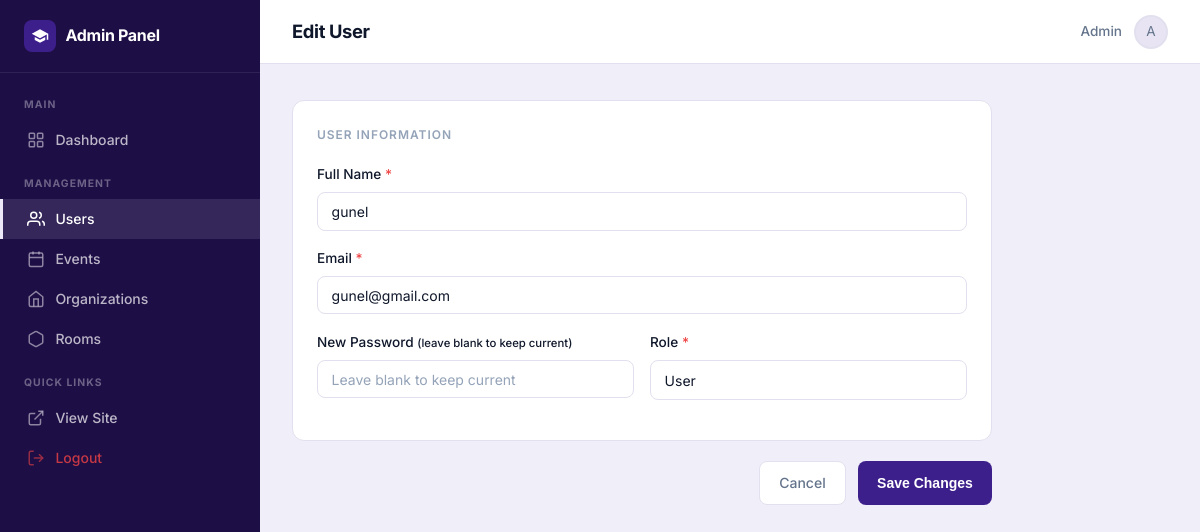
Page /admin/users/3/edit (signed in) on the committed database.
### app/models/user_model.py (models this page shows, shortened)
class User(UserMixin, db.Model):
    __tablename__ = 'users'
    id = db.Column(db.Integer, primary_key=True)
    full_name = db.Column(db.String(100), nullable=False)
    email = db.Column(db.String(100), unique=True, nullable=False)
    password = db.Column(db.String(200), nullable=False)
    role = db.Column(db.String(20), default='user')
    organization_id = db.Column(db.Integer, db.ForeignKey('organizations.id'), nullable=True)
    created_at = db.Column(db.DateTime, default=datetime.utcnow)
    updated_at = db.Column(db.DateTime, onupdate=datetime.utcnow)

### app/routers/admin_routes.py (the view)
@admin_bp.get('/users/<int:id>/edit')
def edit_user_form(id):
    user = user_service.get_user(id)
    if not user:
        flash('User not found.', 'danger')
        return redirect(url_for('admin.list_users'))
    organizations = organization_repository.get_all_ordered_by_name()
    return render_template('admin/users/edit.html', user=user, organizations=organizations)

### app/__init__.py (called while the page is built)
    @property
    def full_name(self):
        return self.user.full_name if self.user else ""

### app/extensions.py (called while the page is built)
@login_manager.user_loader
def load_user(user_id):
    from app.models.user_model import User
    return User.query.get(int(user_id))

### app/repositories/organization_repository.py (called while the page is built)
def get_all_ordered_by_name():
    return Organization.query.order_by(Organization.name).all()

### app/repositories/user_repository.py (called while the page is built)
def get_by_id(user_id):
    return db.session.get(User, user_id)

### app/routers/admin_routes.py (called while the page is built)
@admin_bp.before_request
def check_admin():
    if not current_user.is_authenticated or current_user.role != 'admin':
        flash('Access denied.', 'danger')
        return redirect(url_for('user.login_form'))

### app/services/user_service.py (called while the page is built)
def get_user(user_id):
    return user_repository.get_by_id(user_id)

### app/templates/admin/users/edit.html (shortened to what this page needs)
{% extends "admin/base.html" %}
{% block page_title %}Edit User{% endblock %}
{% block content %}
<div class="admin-form-card">
    <form method="POST" action="{{ url_for('admin.edit_user', id=user.id) }}" class="create-form">
        <div class="form-section">
            <p class="section-title">User Information</p>
            <div class="form-group">
                <label>Full Name <span class="required">*</span></label>
                <input type="text" name="full_name" required value="{{ user.full_name }}">
            </div>
            <div class="form-group">
                <label>Email <span class="required">*</span></label>
                <input type="email" name="email" required value="{{ user.email }}">
            </div>
            <div class="form-row">
                <div class="form-group">
                    <label>New Password <small>(leave blank to keep current)</small></label>
                    <input type="password" name="password" placeholder="Leave blank to keep current">
                </div>
                <div class="form-group">
                    <label>Role <span class="required">*</span></label>
                    <select name="role" id="roleSelect" onchange="toggleOrgField()">
                        <option value="user" {% if user.role == 'user' %}selected{% endif %}>User</option>
                    </select>
                </div>
            </div>
        </div>
        <div class="form-actions">
            <a href="{{ url_for('admin.list_users') }}" class="btn-secondary">Cancel</a>
            <button type="submit" class="btn-primary">Save Changes</button>
        </div>
    </form>
</div>
{% endblock %}

### app/templates/admin/base.html (shortened to what this page needs)
<!DOCTYPE html>
<html lang="en">
<head>
    <link rel="stylesheet" href="{{ url_for('static', filename='base.css') }}">
    <link rel="stylesheet" href="{{ url_for('static', filename='admin.css') }}">
</head>
<body class="admin-body">
<aside class="admin-sidebar">
    <div class="sidebar-header">
        <a href="{{ url_for('admin.dashboard') }}" class="sidebar-brand">
            <div class="brand-logo-icon">
                <svg width="18" height="18" viewBox="0 0 24 24" fill="white"><path d="M12 3L1 9L12 15L21 10.09V17H23V9L12 3Z"/><path d="M5 13.18V17.18L12 21L19 17.18V13.18L12 17L5 13.18Z"/></svg>
            </div>
            <span>Admin Panel</span>
        </a>
    </div>
    <nav class="sidebar-nav">
        <div class="sidebar-section">
            <span class="sidebar-section-title">Main</span>
            <a href="{{ url_for('admin.dashboard') }}" class="sidebar-link {% if request.endpoint == 'admin.dashboard' %}active{% endif %}">
                <svg width="18" height="18" viewBox="0 0 24 24" fill="none" stroke="currentColor" stroke-width="2"><rect x="3" y="3" width="7" height="7" rx="1"/><rect x="14" y="3" width="7" height="7" rx="1"/><rect x="3" y="14" width="7" height="7" rx="1"/><rect x="14" y="14" width="7" height="7" rx="1"/></svg>
                Dashboard
            </a>
        </div>
        <div class="sidebar-section">
            <span class="sidebar-section-title">Management</span>
            <a href="{{ url_for('admin.list_users') }}" class="sidebar-link {% if 'user' in request.endpoint %}active{% endif %}">
                <svg width="18" height="18" viewBox="0 0 24 24" fill="none" stroke="currentColor" stroke-width="2"><path d="M17 21v-2a4 4 0 0 0-4-4H5a4 4 0 0 0-4 4v2"/><circle cx="9" cy="7" r="4"/><path d="M23 21v-2a4 4 0 0 0-3-3.87"/><path d="M16 3.13a4 4 0 0 1 0 7.75"/></svg>
                Users
            </a>
            <a href="{{ url_for('admin.list_events') }}" class="sidebar-link {% if 'event' in request.endpoint %}active{% endif %}">
                <svg width="18" height="18" viewBox="0 0 24 24" fill="none" stroke="currentColor" stroke-width="2"><rect x="3" y="4" width="18" height="18" rx="2" ry="2"/><line x1="16" y1="2" x2="16" y2="6"/><line x1="8" y1="2" x2="8" y2="6"/><line x1="3" y1="10" x2="21" y2="10"/></svg>
                Events
            </a>
            <a href="{{ url_for('admin.list_organizations') }}" class="sidebar-link {% if 'organization' in request.endpoint %}active{% endif %}">
                <svg width="18" height="18" viewBox="0 0 24 24" fill="none" stroke="currentColor" stroke-width="2"><path d="M3 9l9-7 9 7v11a2 2 0 0 1-2 2H5a2 2 0 0 1-2-2z"/><polyline points="9 22 9 12 15 12 15 22"/></svg>
                Organizations
            </a>
            <a href="{{ url_for('admin.list_rooms') }}" class="sidebar-link {% if 'room' in request.endpoint %}active{% endif %}">
                <svg width="18" height="18" viewBox="0 0 24 24" fill="none" stroke="currentColor" stroke-width="2"><path d="M21 16V8a2 2 0 0 0-1-1.73l-7-4a2 2 0 0 0-2 0l-7 4A2 2 0 0 0 3 8v8a2 2 0 0 0 1 1.73l7 4a2 2 0 0 0 2 0l7-4A2 2 0 0 0 21 16z"/></svg>
                Rooms
            </a>
        </div>
        <div class="sidebar-section">
            <span class="sidebar-section-title">Quick Links</span>
            <a href="{{ url_for('main.index') }}" class="sidebar-link">
                <svg width="18" height="18" viewBox="0 0 24 24" fill="none" stroke="currentColor" stroke-width="2"><path d="M18 13v6a2 2 0 0 1-2 2H5a2 2 0 0 1-2-2V8a2 2 0 0 1 2-2h6"/><polyline points="15 3 21 3 21 9"/><line x1="10" y1="14" x2="21" y2="3"/></svg>
                View Site
            </a>
            <a href="{{ url_for('user.logout') }}" class="sidebar-link sidebar-link-danger">
                <svg width="18" height="18" viewBox="0 0 24 24" fill="none" stroke="currentColor" stroke-width="2"><path d="M9 21H5a2 2 0 0 1-2-2V5a2 2 0 0 1 2-2h4"/><polyline points="16 17 21 12 16 7"/><line x1="21" y1="12" x2="9" y2="12"/></svg>
                Logout
            </a>
        </div>
    </nav>
</aside>
<div class="admin-main">
    <header class="admin-topbar">
        <div class="topbar-left">
            <h2 class="topbar-title">{% block page_title %}Dashboard{% endblock %}</h2>
        </div>
        <div class="topbar-right">
            <span class="topbar-user">{{ current_user.full_name }}</span>
            <div class="nav-avatar">{{ current_user.full_name[0].upper() }}</div>
        </div>
    </header>
    <div class="admin-flash">
    </div>
    <div class="admin-content">
        {% block content %}{% endblock %}
    </div>
</div>
</body>
</html>

### app/static/base.css (style rules this page uses)
:root { --primary: #3d1f8c; --primary-dark: #2d1669; --primary-darker: #1e0e46; --primary-light: #ede9f8; --primary-50: #d9d0f5; --success: #10b981; --success-light: #d1fae5; --danger: #ef4444; --danger-light: #fee2e2; --warning: #f59e0b; --warning-light: #fef3c7; --text-primary: #0f172a; --text-secondary: #64748b; --text-muted: #94a3b8; --bg-page: #f0eef8; --bg-surface: #ffffff; --bg-subtle: #e8e4f4; --bg-hover: #f0eef8; --border: #e2e0ee; --border-hover: #c4bfe0; --border-focus: #3d1f8c; --radius-sm: 8px; --radius-md: 12px; --radius-lg: 16px; --radius-xl: 24px; --radius-full: 9999px; --shadow-xs: 0 1px 2px rgba(61, 31, 140, 0.05); --shadow-sm: 0 1px 3px rgba(61, 31, 140, 0.08), 0 1px 2px rgba(61, 31, 140, 0.04); --shadow-md: 0 4px 6px -1px rgba(61, 31, 140, 0.07), 0 2px 4px -2px rgba(61, 31, 140, 0.05); --shadow-lg: 0 10px 15px -3px rgba(61, 31, 140, 0.1), 0 4px 6px -4px rgba(61, 31, 140, 0.05); --shadow-xl: 0 20px 25px -5px rgba(61, 31, 140, 0.1), 0 8px 10px -6px rgba(61, 31, 140, 0.05); --shadow-focus: 0 0 0 3px rgba(61, 31, 140, 0.15); --transition-fast: 150ms cubic-bezier(0.4, 0, 0.2, 1); --transition: 200ms cubic-bezier(0.4, 0, 0.2, 1); --transition-slow: 300ms cubic-bezier(0.4, 0, 0.2, 1); --font: 'Inter', system-ui, -apple-system, BlinkMacSystemFont, 'Segoe UI', sans-serif; }
*, *::before, *::after { box-sizing: border-box; margin: 0; padding: 0; }
html { scroll-behavior: smooth; font-size: 16px; -webkit-font-smoothing: antialiased; -moz-osx-font-smoothing: grayscale; }
body { font-family: var(--font); background-color: var(--bg-page); color: var(--text-primary); line-height: 1.6; min-height: 100vh; display: flex; flex-direction: column; }
a { text-decoration: none; color: var(--primary); transition: color var(--transition-fast); }
.brand-logo-icon { width: 32px; height: 32px; background: var(--primary); border-radius: 8px; display: flex; align-items: center; justify-content: center; color: white; font-size: 1rem; flex-shrink: 0; }
.nav-avatar { width: 34px; height: 34px; border-radius: 50%; background: var(--bg-subtle); border: 2px solid var(--border); display: flex; align-items: center; justify-content: center; font-size: 0.85rem; color: var(--text-secondary); cursor: pointer; overflow: hidden; }
.create-form .form-section { background: var(--bg-surface); border: 1px solid var(--border); border-radius: var(--radius-md); padding: 1.5rem; margin-bottom: 1.25rem; transition: border-color var(--transition-fast); }
.section-title { font-size: 0.75rem; font-weight: 600; text-transform: uppercase; letter-spacing: 0.08em; color: var(--text-muted); margin-bottom: 1.25rem; }
.form-group { margin-bottom: 1.1rem; }
.form-group:last-child { margin-bottom: 0; }
.form-group label { display: block; font-size: 0.85rem; font-weight: 500; color: var(--text-primary); margin-bottom: 0.4rem; }
.required { color: var(--danger); }
.form-group input, .form-group textarea, .form-group select { width: 100%; padding: 0.6rem 0.85rem; border: 1px solid var(--border); border-radius: var(--radius-sm); font-family: var(--font); font-size: 0.875rem; color: var(--text-primary); background: var(--bg-surface); transition: border-color var(--transition-fast), box-shadow var(--transition-fast); outline: none; appearance: none; }
.form-group input::placeholder, .form-group textarea::placeholder { color: var(--text-muted); }
.form-row { display: grid; grid-template-columns: 1fr 1fr; gap: 1rem; }
.btn-primary { display: inline-flex; align-items: center; gap: 0.35rem; background: var(--primary); color: #fff; font-size: 0.875rem; font-weight: 600; padding: 0.6rem 1.2rem; border-radius: var(--radius-sm); border: none; cursor: pointer; transition: all var(--transition-fast); text-decoration: none; white-space: nowrap; }
.btn-secondary { display: inline-flex; align-items: center; background: var(--bg-surface); color: var(--text-secondary); font-size: 0.875rem; font-weight: 500; padding: 0.6rem 1.2rem; border-radius: var(--radius-sm); border: 1px solid var(--border); cursor: pointer; transition: all var(--transition-fast); text-decoration: none; }
.form-actions { display: flex; justify-content: flex-end; gap: 0.75rem; margin-top: 1rem; }

### rows in the picture
User: full_name "Admin", full_name "A"
User: full_name "gunel", email "gunel@gmail.com", role "User"
